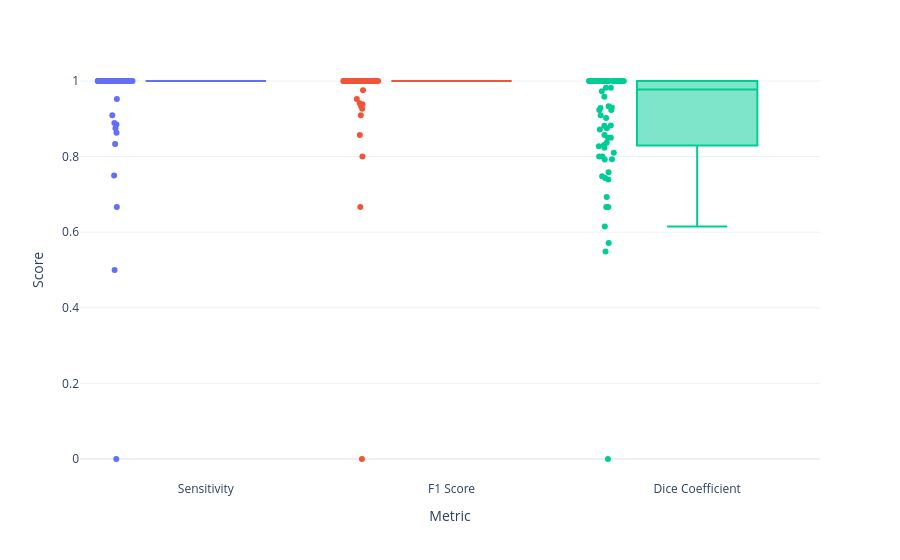
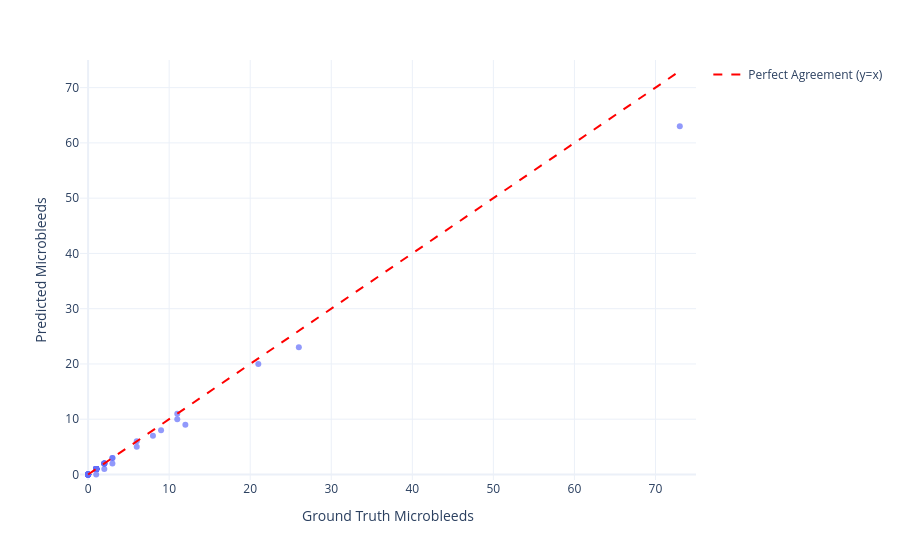

Write notebook code for charts like these, in order.
### Code cell
metrics_cols = ['sensitivity', 'false_positives', 'f1_score', 'dice', 'num_gt_microbleeds', 'num_pred_microbleeds']
summary_df = df[metrics_cols].describe().round(3).reset_index()
summary_df.rename(columns={'index': 'Statistic'}, inplace=True)

# Metrics Chart
df_melted = df.melt(id_vars=['subject_id'], 
                    value_vars=['sensitivity', 'f1_score', 'dice'], 
                    var_name='Metric', 
                    value_name='Score')

df_melted['Metric'] = df_melted['Metric'].replace({
    'sensitivity': 'Sensitivity',
    'f1_score': 'F1 Score',
    'dice': 'Dice Coefficient'
})

fig_box = px.box(df_melted, x='Metric', y='Score', color='Metric', 
    points='all',
    hover_data=['subject_id'])

fig_box.update_layout(yaxis_title='Score', showlegend=False, template="plotly_white")
fig_box.show()
fig_box.write_image("eval_metrics_boxplot.png", width=1600, height=600, scale=3)


# Ground Truth vs. Predicted Microbleeds
max_val = max(df['num_gt_microbleeds'].max(), df['num_pred_microbleeds'].max())

fig_scatter = px.scatter(df, x='num_gt_microbleeds', y='num_pred_microbleeds', 
                         hover_data=['subject_id'],
                         labels={
                             'num_gt_microbleeds': 'Ground Truth Microbleeds',
                             'num_pred_microbleeds': 'Predicted Microbleeds'
                         },
                         opacity=0.7)

fig_scatter.add_trace(go.Scatter(x=[0, max_val], y=[0, max_val], 
                                 mode='lines', 
                                 name='Perfect Agreement (y=x)',
                                 line=dict(color='red', dash='dash')))

fig_scatter.update_layout(xaxis=dict(range=[-1, max_val+2]), 
                          yaxis=dict(range=[-1, max_val+2]), template="plotly_white")
fig_scatter.show()
fig_scatter.write_image("gt_pred_scatter.png", width=1600, height=600, scale=3)

### Figure 1 — Plotly figure (JSON) as saved in the notebook; plotly's stock layout.template omitted (floating-point values rounded to 4 significant figures)
{"data": [{"alignmentgroup": "True", "boxpoints": "all", "customdata": [["VALDO_224"], ["VALDO_324"], ["VALDO_228"], ["VALDO_212"], ["VALDO_312"], ["VALDO_111"], ["VALDO_103"], ["VALDO_101"], ["VALDO_234"], ["VALDO_226"], ["VALDO_326"], ["VALDO_210"], ["VALDO_310"], ["VALDO_302"], ["VALDO_202"], ["VALDO_109"], ["VALDO_105"], ["VALDO_318"], ["VALDO_218"], ["VALDO_306"], ["VALDO_206"], ["VALDO_214"], ["VALDO_314"], ["VALDO_222"], ["VALDO_322"], ["VALDO_230"], ["VALDO_216"], ["VALDO_316"], ["VALDO_208"], ["VALDO_308"], ["VALDO_304"], ["VALDO_204"], ["VALDO_232"], ["VALDO_220"], ["VALDO_320"], ["VALDO_107"], ["VALDO_110"], ["VALDO_102"], ["VALDO_201"], ["VALDO_301"], ["VALDO_313"], ["VALDO_213"], ["VALDO_325"], ["VALDO_225"], ["VALDO_229"], ["VALDO_311"], ["VALDO_211"], ["VALDO_203"], ["VALDO_303"], ["VALDO_327"], ["VALDO_227"], ["VALDO_323"], ["VALDO_223"], ["VALDO_231"], ["VALDO_207"], ["VALDO_307"], ["VALDO_219"], ["VALDO_319"], ["VALDO_315"], ["VALDO_215"], ["VALDO_108"], ["VALDO_104"], ["VALDO_106"], ["VALDO_233"], ["VALDO_321"], ["VALDO_221"], ["VALDO_309"], ["VALDO_209"], ["VALDO_317"], ["VALDO_217"], ["VALDO_205"], ["VALDO_305"]], "hovertemplate": "Metric=%{x}<br>Score=%{y}<br>subject_id=%{customdata[0]}<extra></extra>", "legendgroup": "Sensitivity", "marker": {"color": "#636efa"}, "name": "Sensitivity", "notched": false, "offsetgroup": "Sensitivity", "orientation": "v", "showlegend": true, "type": "box", "x": ["Sensitivity", "Sensitivity", "Sensitivity", "Sensitivity", "Sensitivity", "Sensitivity", "Sensitivity", "Sensitivity", "Sensitivity", "Sensitivity", "Sensitivity", "Sensitivity", "Sensitivity", "Sensitivity", "Sensitivity", "Sensitivity", "Sensitivity", "Sensitivity", "Sensitivity", "Sensitivity", "Sensitivity", "Sensitivity", "Sensitivity", "Sensitivity", "Sensitivity", "Sensitivity", "Sensitivity", "Sensitivity", "Sensitivity", "Sensitivity", "Sensitivity", "Sensitivity", "Sensitivity", "Sensitivity", "Sensitivity", "Sensitivity", "Sensitivity", "Sensitivity", "Sensitivity", "Sensitivity", "Sensitivity", "Sensitivity", "Sensitivity", "Sensitivity", "Sensitivity", "Sensitivity", "Sensitivity", "Sensitivity", "Sensitivity", "Sensitivity", "Sensitivity", "Sensitivity", "Sensitivity", "Sensitivity", "Sensitivity", "Sensitivity", "Sensitivity", "Sensitivity", "Sensitivity", "Sensitivity", "Sensitivity", "Sensitivity", "Sensitivity", "Sensitivity", "Sensitivity", "Sensitivity", "Sensitivity", "Sensitivity", "Sensitivity", "Sensitivity", "Sensitivity", "Sensitivity"], "x0": " ", "xaxis": "x", "y": [1.0, 1.0, 0.875, 1.0, 0.5, 0.6667, 1.0, 0.75, 1.0, 1.0, 1.0, 1.0, 1.0, 1.0, 1.0, 1.0, 1.0, 1.0, 0.8846, 1.0, 1.0, 1.0, 1.0, 1.0, 1.0, 1.0, 0.9524, 1.0, 1.0, 1.0, 1.0, 1.0, 1.0, 1.0, 1.0, 1.0, 0.863, 1.0, 1.0, 1.0, 1.0, 0.0, 1.0, 1.0, 1.0, 1.0, 1.0, 1.0, 1.0, 1.0, 1.0, 1.0, 1.0, 1.0, 0.8889, 1.0, 1.0, 1.0, 1.0, 1.0, 0.8333, 1.0, 1.0, 1.0, 1.0, 0.9091, 1.0, 1.0, 1.0, 1.0, 1.0, 1.0], "y0": " ", "yaxis": "y"}, {"alignmentgroup": "True", "boxpoints": "all", "customdata": [["VALDO_224"], ["VALDO_324"], ["VALDO_228"], ["VALDO_212"], ["VALDO_312"], ["VALDO_111"], ["VALDO_103"], ["VALDO_101"], ["VALDO_234"], ["VALDO_226"], ["VALDO_326"], ["VALDO_210"], ["VALDO_310"], ["VALDO_302"], ["VALDO_202"], ["VALDO_109"], ["VALDO_105"], ["VALDO_318"], ["VALDO_218"], ["VALDO_306"], ["VALDO_206"], ["VALDO_214"], ["VALDO_314"], ["VALDO_222"], ["VALDO_322"], ["VALDO_230"], ["VALDO_216"], ["VALDO_316"], ["VALDO_208"], ["VALDO_308"], ["VALDO_304"], ["VALDO_204"], ["VALDO_232"], ["VALDO_220"], ["VALDO_320"], ["VALDO_107"], ["VALDO_110"], ["VALDO_102"], ["VALDO_201"], ["VALDO_301"], ["VALDO_313"], ["VALDO_213"], ["VALDO_325"], ["VALDO_225"], ["VALDO_229"], ["VALDO_311"], ["VALDO_211"], ["VALDO_203"], ["VALDO_303"], ["VALDO_327"], ["VALDO_227"], ["VALDO_323"], ["VALDO_223"], ["VALDO_231"], ["VALDO_207"], ["VALDO_307"], ["VALDO_219"], ["VALDO_319"], ["VALDO_315"], ["VALDO_215"], ["VALDO_108"], ["VALDO_104"], ["VALDO_106"], ["VALDO_233"], ["VALDO_321"], ["VALDO_221"], ["VALDO_309"], ["VALDO_209"], ["VALDO_317"], ["VALDO_217"], ["VALDO_205"], ["VALDO_305"]], "hovertemplate": "Metric=%{x}<br>Score=%{y}<br>subject_id=%{customdata[0]}<extra></extra>", "legendgroup": "F1 Score", "marker": {"color": "#EF553B"}, "name": "F1 Score", "notched": false, "offsetgroup": "F1 Score", "orientation": "v", "showlegend": true, "type": "box", "x": ["F1 Score", "F1 Score", "F1 Score", "F1 Score", "F1 Score", "F1 Score", "F1 Score", "F1 Score", "F1 Score", "F1 Score", "F1 Score", "F1 Score", "F1 Score", "F1 Score", "F1 Score", "F1 Score", "F1 Score", "F1 Score", "F1 Score", "F1 Score", "F1 Score", "F1 Score", "F1 Score", "F1 Score", "F1 Score", "F1 Score", "F1 Score", "F1 Score", "F1 Score", "F1 Score", "F1 Score", "F1 Score", "F1 Score", "F1 Score", "F1 Score", "F1 Score", "F1 Score", "F1 Score", "F1 Score", "F1 Score", "F1 Score", "F1 Score", "F1 Score", "F1 Score", "F1 Score", "F1 Score", "F1 Score", "F1 Score", "F1 Score", "F1 Score", "F1 Score", "F1 Score", "F1 Score", "F1 Score", "F1 Score", "F1 Score", "F1 Score", "F1 Score", "F1 Score", "F1 Score", "F1 Score", "F1 Score", "F1 Score", "F1 Score", "F1 Score", "F1 Score", "F1 Score", "F1 Score", "F1 Score", "F1 Score", "F1 Score", "F1 Score"], "x0": " ", "xaxis": "x", "y": [1.0, 1.0, 0.9333, 1.0, 0.6667, 0.8, 1.0, 0.8571, 1.0, 1.0, 1.0, 1.0, 1.0, 1.0, 1.0, 1.0, 1.0, 1.0, 0.9388, 1.0, 1.0, 1.0, 1.0, 1.0, 1.0, 1.0, 0.9756, 1.0, 1.0, 1.0, 1.0, 1.0, 1.0, 1.0, 1.0, 1.0, 0.9265, 1.0, 1.0, 1.0, 1.0, 0.0, 1.0, 1.0, 1.0, 1.0, 1.0, 1.0, 1.0, 1.0, 1.0, 1.0, 1.0, 1.0, 0.9412, 1.0, 1.0, 1.0, 1.0, 1.0, 0.9091, 1.0, 1.0, 1.0, 1.0, 0.9524, 1.0, 1.0, 1.0, 1.0, 1.0, 1.0], "y0": " ", "yaxis": "y"}, {"alignmentgroup": "True", "boxpoints": "all", "customdata": [["VALDO_224"], ["VALDO_324"], ["VALDO_228"], ["VALDO_212"], ["VALDO_312"], ["VALDO_111"], ["VALDO_103"], ["VALDO_101"], ["VALDO_234"], ["VALDO_226"], ["VALDO_326"], ["VALDO_210"], ["VALDO_310"], ["VALDO_302"], ["VALDO_202"], ["VALDO_109"], ["VALDO_105"], ["VALDO_318"], ["VALDO_218"], ["VALDO_306"], ["VALDO_206"], ["VALDO_214"], ["VALDO_314"], ["VALDO_222"], ["VALDO_322"], ["VALDO_230"], ["VALDO_216"], ["VALDO_316"], ["VALDO_208"], ["VALDO_308"], ["VALDO_304"], ["VALDO_204"], ["VALDO_232"], ["VALDO_220"], ["VALDO_320"], ["VALDO_107"], ["VALDO_110"], ["VALDO_102"], ["VALDO_201"], ["VALDO_301"], ["VALDO_313"], ["VALDO_213"], ["VALDO_325"], ["VALDO_225"], ["VALDO_229"], ["VALDO_311"], ["VALDO_211"], ["VALDO_203"], ["VALDO_303"], ["VALDO_327"], ["VALDO_227"], ["VALDO_323"], ["VALDO_223"], ["VALDO_231"], ["VALDO_207"], ["VALDO_307"], ["VALDO_219"], ["VALDO_319"], ["VALDO_315"], ["VALDO_215"], ["VALDO_108"], ["VALDO_104"], ["VALDO_106"], ["VALDO_233"], ["VALDO_321"], ["VALDO_221"], ["VALDO_309"], ["VALDO_209"], ["VALDO_317"], ["VALDO_217"], ["VALDO_205"], ["VALDO_305"]], "hovertemplate": "Metric=%{x}<br>Score=%{y}<br>subject_id=%{customdata[0]}<extra></extra>", "legendgroup": "Dice Coefficient", "marker": {"color": "#00cc96"}, "name": "Dice Coefficient", "notched": false, "offsetgroup": "Dice Coefficient", "orientation": "v", "showlegend": true, "type": "box", "x": ["Dice Coefficient", "Dice Coefficient", "Dice Coefficient", "Dice Coefficient", "Dice Coefficient", "Dice Coefficient", "Dice Coefficient", "Dice Coefficient", "Dice Coefficient", "Dice Coefficient", "Dice Coefficient", "Dice Coefficient", "Dice Coefficient", "Dice Coefficient", "Dice Coefficient", "Dice Coefficient", "Dice Coefficient", "Dice Coefficient", "Dice Coefficient", "Dice Coefficient", "Dice Coefficient", "Dice Coefficient", "Dice Coefficient", "Dice Coefficient", "Dice Coefficient", "Dice Coefficient", "Dice Coefficient", "Dice Coefficient", "Dice Coefficient", "Dice Coefficient", "Dice Coefficient", "Dice Coefficient", "Dice Coefficient", "Dice Coefficient", "Dice Coefficient", "Dice Coefficient", "Dice Coefficient", "Dice Coefficient", "Dice Coefficient", "Dice Coefficient", "Dice Coefficient", "Dice Coefficient", "Dice Coefficient", "Dice Coefficient", "Dice Coefficient", "Dice Coefficient", "Dice Coefficient", "Dice Coefficient", "Dice Coefficient", "Dice Coefficient", "Dice Coefficient", "Dice Coefficient", "Dice Coefficient", "Dice Coefficient", "Dice Coefficient", "Dice Coefficient", "Dice Coefficient", "Dice Coefficient", "Dice Coefficient", "Dice Coefficient", "Dice Coefficient", "Dice Coefficient", "Dice Coefficient", "Dice Coefficient", "Dice Coefficient", "Dice Coefficient", "Dice Coefficient", "Dice Coefficient", "Dice Coefficient", "Dice Coefficient", "Dice Coefficient", "Dice Coefficient"], "x0": " ", "xaxis": "x", "y": [1.0, 1.0, 0.8498, 0.875, 0.8, 0.7584, 0.8496, 0.615, 0.8821, 1.0, 0.9231, 1.0, 1.0, 0.9818, 1.0, 1.0, 1.0, 0.8571, 0.7434, 1.0, 1.0, 1.0, 0.8, 0.6928, 0.8364, 1.0, 0.8103, 0.9333, 0.9023, 0.9286, 0.9231, 1.0, 0.7391, 1.0, 1.0, 0.8814, 0.5488, 0.8718, 1.0, 1.0, 1.0, 0.0, 0.9296, 1.0, 0.8276, 0.9825, 1.0, 1.0, 1.0, 1.0, 1.0, 1.0, 0.6667, 1.0, 0.831, 1.0, 1.0, 0.8235, 0.9091, 0.7925, 0.7479, 1.0, 0.5714, 1.0, 1.0, 0.7933, 1.0, 1.0, 0.6667, 0.9581, 1.0, 0.973], "y0": " ", "yaxis": "y"}], "layout": {"boxmode": "overlay", "legend": {"title": {"text": "Metric"}, "tracegroupgap": 0}, "margin": {"t": 60}, "showlegend": false, "xaxis": {"anchor": "y", "categoryarray": ["Sensitivity", "F1 Score", "Dice Coefficient"], "categoryorder": "array", "domain": [0, 1], "title": {"text": "Metric"}}, "yaxis": {"anchor": "x", "domain": [0, 1], "title": {"text": "Score"}}}}

### Figure 2 — Plotly figure (JSON) as saved in the notebook; plotly's stock layout.template omitted (floating-point values rounded to 4 significant figures)
{"data": [{"customdata": [["VALDO_224"], ["VALDO_324"], ["VALDO_228"], ["VALDO_212"], ["VALDO_312"], ["VALDO_111"], ["VALDO_103"], ["VALDO_101"], ["VALDO_234"], ["VALDO_226"], ["VALDO_326"], ["VALDO_210"], ["VALDO_310"], ["VALDO_302"], ["VALDO_202"], ["VALDO_109"], ["VALDO_105"], ["VALDO_318"], ["VALDO_218"], ["VALDO_306"], ["VALDO_206"], ["VALDO_214"], ["VALDO_314"], ["VALDO_222"], ["VALDO_322"], ["VALDO_230"], ["VALDO_216"], ["VALDO_316"], ["VALDO_208"], ["VALDO_308"], ["VALDO_304"], ["VALDO_204"], ["VALDO_232"], ["VALDO_220"], ["VALDO_320"], ["VALDO_107"], ["VALDO_110"], ["VALDO_102"], ["VALDO_201"], ["VALDO_301"], ["VALDO_313"], ["VALDO_213"], ["VALDO_325"], ["VALDO_225"], ["VALDO_229"], ["VALDO_311"], ["VALDO_211"], ["VALDO_203"], ["VALDO_303"], ["VALDO_327"], ["VALDO_227"], ["VALDO_323"], ["VALDO_223"], ["VALDO_231"], ["VALDO_207"], ["VALDO_307"], ["VALDO_219"], ["VALDO_319"], ["VALDO_315"], ["VALDO_215"], ["VALDO_108"], ["VALDO_104"], ["VALDO_106"], ["VALDO_233"], ["VALDO_321"], ["VALDO_221"], ["VALDO_309"], ["VALDO_209"], ["VALDO_317"], ["VALDO_217"], ["VALDO_205"], ["VALDO_305"]], "hovertemplate": "Ground Truth Microbleeds=%{x}<br>Predicted Microbleeds=%{y}<br>subject_id=%{customdata[0]}<extra></extra>", "legendgroup": "", "marker": {"color": "#636efa", "opacity": 0.7, "symbol": "circle"}, "mode": "markers", "name": "", "orientation": "v", "showlegend": false, "type": "scatter", "x": [0, 1, 8, 1, 2, 3, 6, 12, 2, 0, 1, 0, 1, 1, 0, 0, 0, 1, 26, 1, 0, 0, 1, 11, 1, 0, 21, 2, 1, 1, 1, 0, 1, 0, 2, 2, 73, 1, 0, 1, 1, 1, 3, 0, 1, 1, 0, 0, 1, 1, 0, 1, 1, 0, 9, 1, 0, 1, 1, 1, 6, 0, 3, 0, 2, 11, 1, 0, 1, 1, 0, 2], "xaxis": "x", "y": [0, 1, 7, 1, 1, 2, 6, 9, 2, 0, 1, 0, 1, 1, 0, 0, 0, 1, 23, 1, 0, 0, 1, 11, 1, 0, 20, 2, 1, 1, 1, 0, 1, 0, 2, 2, 63, 1, 0, 1, 1, 0, 3, 0, 1, 1, 0, 0, 1, 1, 0, 1, 1, 0, 8, 1, 0, 1, 1, 1, 5, 0, 3, 0, 2, 10, 1, 0, 1, 1, 0, 2], "yaxis": "y"}, {"line": {"color": "red", "dash": "dash"}, "mode": "lines", "name": "Perfect Agreement (y=x)", "type": "scatter", "x": [0, 73], "y": [0, 73]}], "layout": {"legend": {"tracegroupgap": 0}, "margin": {"t": 60}, "xaxis": {"anchor": "y", "domain": [0, 1], "range": [-1, 75], "title": {"text": "Ground Truth Microbleeds"}}, "yaxis": {"anchor": "x", "domain": [0, 1], "range": [-1, 75], "title": {"text": "Predicted Microbleeds"}}}}
